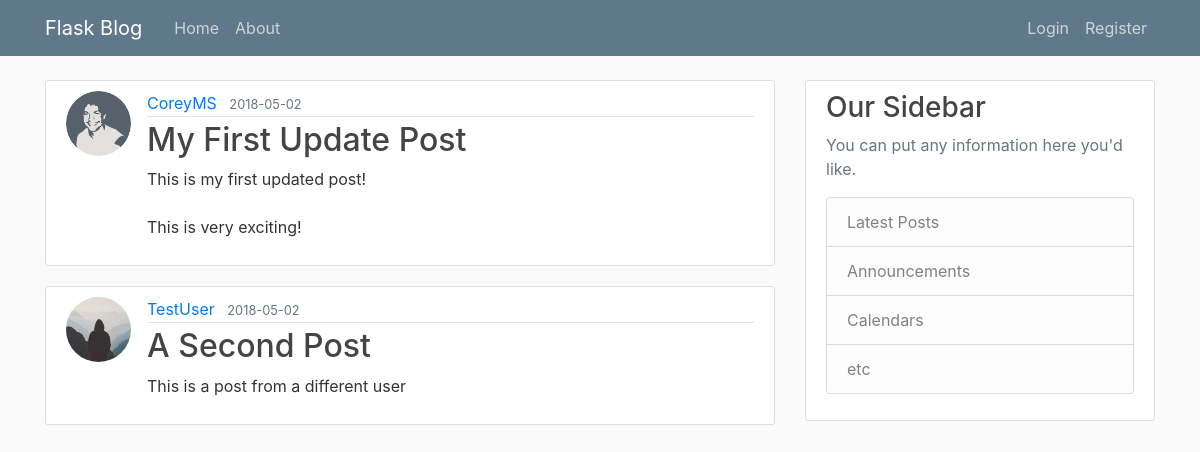
Page /home on the earlier database version.
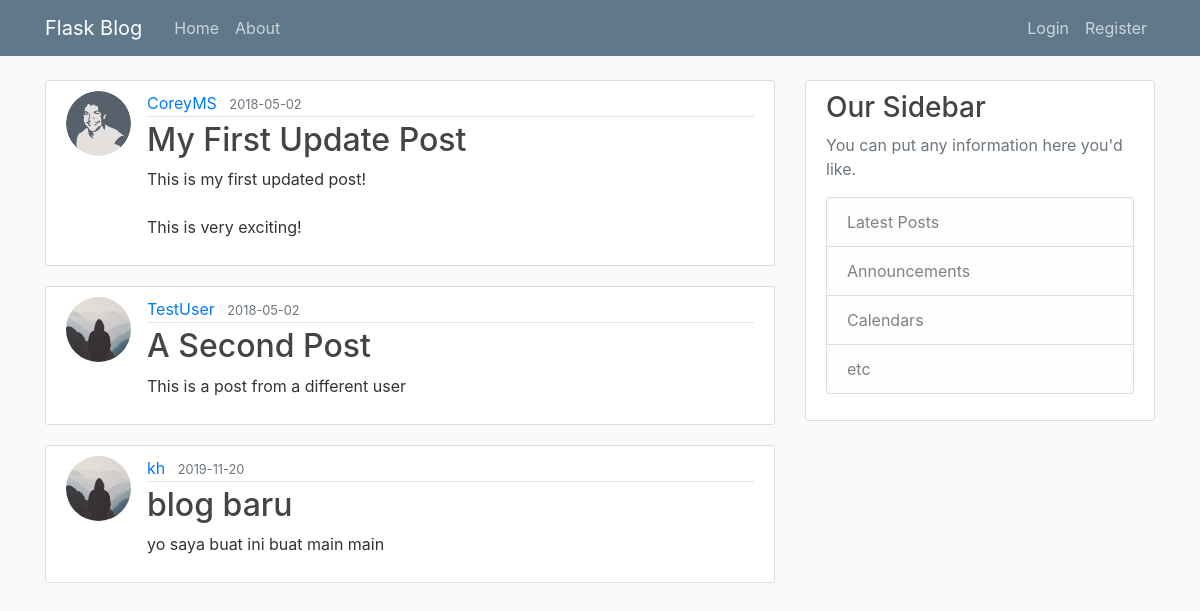
Same page on the later database version.
### flaskblog/models.py (models this page shows, shortened)
class Post(db.Model):
    id = db.Column(db.Integer, primary_key=True)
    title = db.Column(db.String(100), nullable=False)
    date_posted = db.Column(db.DateTime, nullable=False, default=datetime.utcnow)
    content = db.Column(db.Text, nullable=False)
    user_id = db.Column(db.Integer, db.ForeignKey('user.id'), nullable=False)

class User(db.Model, UserMixin):
    id = db.Column(db.Integer, primary_key=True)
    username = db.Column(db.String(20), unique=True, nullable=False)
    email = db.Column(db.String(120), unique=True, nullable=False)
    image_file = db.Column(db.String(20), nullable=False, default='default.jpg')
    password = db.Column(db.String(60), nullable=False)
    posts = db.relationship('Post', backref='author', lazy=True)

### flaskblog/routes.py (the view)
@app.route("/")
@app.route("/home")
def home():
    posts = Post.query.all()
    return render_template('home.html', posts=posts)

### flaskblog/templates/home.html
{% extends "layout.html" %}
{% block content %}
    {% for post in posts %}
        <article class="media content-section">
          <img class="rounded-circle article-img" src="{{ url_for('static', filename='profile_pics/' + post.author.image_file) }}">
          <div class="media-body">
            <div class="article-metadata">
              <a class="mr-2" href="#">{{ post.author.username }}</a>
              <small class="text-muted">{{ post.date_posted.strftime('%Y-%m-%d') }}</small>
            </div>
            <h2><a class="article-title" href="{{ url_for('post', post_id=post.id) }}">{{ post.title }}</a></h2>
            <p class="article-content">{{ post.content }}</p>
          </div>
        </article>
    {% endfor %}
{% endblock content %}

### flaskblog/templates/layout.html (shortened to what this page needs)
<!DOCTYPE html>
<html>
<head>
    <link rel="stylesheet" href="https://maxcdn.bootstrapcdn.com/bootstrap/4.0.0/css/bootstrap.min.css">
    <link rel="stylesheet" type="text/css" href="{{ url_for('static', filename='main.css') }}">
</head>
<body>
    <header class="site-header">
      <nav class="navbar navbar-expand-md navbar-dark bg-steel fixed-top">
        <div class="container">
          <a class="navbar-brand mr-4" href="/">Flask Blog</a>
          <div class="collapse navbar-collapse" id="navbarToggle">
            <div class="navbar-nav mr-auto">
              <a class="nav-item nav-link" href="{{ url_for('home') }}">Home</a>
              <a class="nav-item nav-link" href="{{ url_for('about') }}">About</a>
            </div>
            <div class="navbar-nav">
              {% if current_user.is_authenticated %}
                <a class="nav-item nav-link" href="{{ url_for('new_post') }}">New Post</a>
                <a class="nav-item nav-link" href="{{ url_for('account') }}">Account</a>
                <a class="nav-item nav-link" href="{{ url_for('logout') }}">Logout</a>
              {% else %}
                <a class="nav-item nav-link" href="{{ url_for('login') }}">Login</a>
                <a class="nav-item nav-link" href="{{ url_for('register') }}">Register</a>
              {% endif %}
            </div>
          </div>
        </div>
      </nav>
    </header>
    <main role="main" class="container">
      <div class="row">
        <div class="col-md-8">
          {% block content %}{% endblock %}
        </div>
        <div class="col-md-4">
          <div class="content-section">
            <h3>Our Sidebar</h3>
            <p class='text-muted'>You can put any information here you'd like.
              <ul class="list-group">
                <li class="list-group-item list-group-item-light">Latest Posts</li>
                <li class="list-group-item list-group-item-light">Announcements</li>
                <li class="list-group-item list-group-item-light">Calendars</li>
                <li class="list-group-item list-group-item-light">etc</li>
              </ul>
            </p>
          </div>
        </div>
      </div>
    </main>
</body>
</html>

### flaskblog/static/main.css (style rules this page uses)
body { background: #fafafa; color: #333333; margin-top: 5rem; }
h1, h2, h3, h4, h5, h6 { color: #444444; }
.bg-steel { background-color: #5f788a; }
.site-header .navbar-nav .nav-link { color: #cbd5db; }
.content-section { background: #ffffff; padding: 10px 20px; border: 1px solid #dddddd; border-radius: 3px; margin-bottom: 20px; }
.article-title { color: #444444; }
.article-content { white-space: pre-line; }
.article-img { height: 65px; width: 65px; margin-right: 16px; }
.article-metadata { padding-bottom: 1px; margin-bottom: 4px; border-bottom: 1px solid #e3e3e3 }

Differences in the rows shown:
added Post: image_file (placeholder picture), author.username "kh", date_posted "2019-11-20", title "blog baru", content "yo saya buat ini buat main main"
